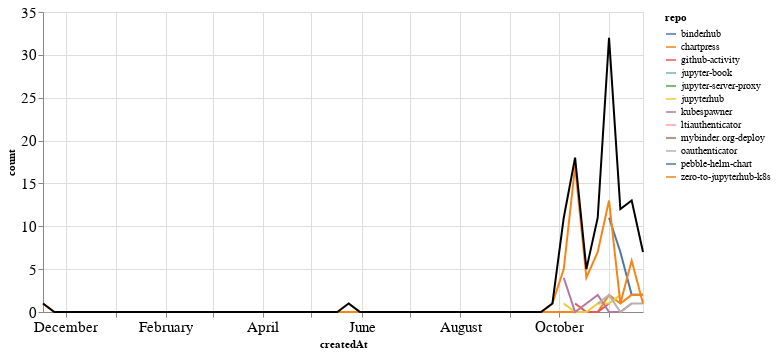

Notebook code for this chart:
### Markdown cell above
## PRs

### Code cell
prs_time = prs.groupby('repo').resample('W', on='createdAt').count()['author'].reset_index()
prs_time = prs_time.rename(columns={'author': 'count'})
prs_time_total = prs_time.groupby('createdAt').agg({"count": "sum"}).reset_index()

ch1 = alt.Chart(prs_time, width=600).mark_line().encode(
    x='createdAt',
    y='count',
    color='repo',
    tooltip="repo"
)

ch2 = alt.Chart(prs_time_total, width=600).mark_line(color="black").encode(
    x='createdAt',
    y='count',
)

ch1 + ch2

### Figure 1 — Vega-Lite specification as saved in the notebook (floating-point values rounded to 4 significant figures)
{"config": {"axisLeft": {"labelFontSize": 15}, "axisBottom": {"labelFontSize": 15}}, "layer": [{"data": {"name": "data-86d70585a5c14c3d7131f069e1869e4a"}, "mark": "line", "encoding": {"color": {"type": "nominal", "field": "repo"}, "tooltip": {"type": "nominal", "field": "repo"}, "x": {"type": "temporal", "field": "createdAt"}, "y": {"type": "quantitative", "field": "count"}}, "width": 600}, {"data": {"name": "data-fc7aafab82a8cc6b686de150b9e6e7d0"}, "mark": {"type": "line", "color": "black"}, "encoding": {"x": {"type": "temporal", "field": "createdAt"}, "y": {"type": "quantitative", "field": "count"}}, "width": 600}], "$schema": "https://vega.github.io/schema/vega-lite/v4.8.1.json", "datasets": {"data-86d70585a5c14c3d7131f069e1869e4a": [{"repo": "binderhub", "createdAt": "2020-11-01T00:00:00", "count": 11}, {"repo": "binderhub", "createdAt": "2020-11-08T00:00:00", "count": 7}, {"repo": "binderhub", "createdAt": "2020-11-15T00:00:00", "count": 2}, {"repo": "binderhub", "createdAt": "2020-11-22T00:00:00", "count": 2}, {"repo": "chartpress", "createdAt": "2019-11-17T00:00:00", "count": 1}, {"repo": "chartpress", "createdAt": "2019-11-24T00:00:00", "count": 0}, {"repo": "chartpress", "createdAt": "2019-12-01T00:00:00", "count": 0}, {"repo": "chartpress", "createdAt": "2019-12-08T00:00:00", "count": 0}, {"repo": "chartpress", "createdAt": "2019-12-15T00:00:00", "count": 0}, {"repo": "chartpress", "createdAt": "2019-12-22T00:00:00", "count": 0}, {"repo": "chartpress", "createdAt": "2019-12-29T00:00:00", "count": 0}, {"repo": "chartpress", "createdAt": "2020-01-05T00:00:00", "count": 0}, {"repo": "chartpress", "createdAt": "2020-01-12T00:00:00", "count": 0}, {"repo": "chartpress", "createdAt": "2020-01-19T00:00:00", "count": 0}, {"repo": "chartpress", "createdAt": "2020-01-26T00:00:00", "count": 0}, {"repo": "chartpress", "createdAt": "2020-02-02T00:00:00", "count": 0}, {"repo": "chartpress", "createdAt": "2020-02-09T00:00:00", "count": 0}, {"repo": "chartpress", "createdAt": "2020-02-16T00:00:00", "count": 0}, {"repo": "chartpress", "createdAt": "2020-02-23T00:00:00", "count": 0}, {"repo": "chartpress", "createdAt": "2020-03-01T00:00:00", "count": 0}, {"repo": "chartpress", "createdAt": "2020-03-08T00:00:00", "count": 0}, {"repo": "chartpress", "createdAt": "2020-03-15T00:00:00", "count": 0}, {"repo": "chartpress", "createdAt": "2020-03-22T00:00:00", "count": 0}, {"repo": "chartpress", "createdAt": "2020-03-29T00:00:00", "count": 0}, {"repo": "chartpress", "createdAt": "2020-04-05T00:00:00", "count": 0}, {"repo": "chartpress", "createdAt": "2020-04-12T00:00:00", "count": 0}, {"repo": "chartpress", "createdAt": "2020-04-19T00:00:00", "count": 0}, {"repo": "chartpress", "createdAt": "2020-04-26T00:00:00", "count": 0}, {"repo": "chartpress", "createdAt": "2020-05-03T00:00:00", "count": 0}, {"repo": "chartpress", "createdAt": "2020-05-10T00:00:00", "count": 0}, {"repo": "chartpress", "createdAt": "2020-05-17T00:00:00", "count": 0}, {"repo": "chartpress", "createdAt": "2020-05-24T00:00:00", "count": 0}, {"repo": "chartpress", "createdAt": "2020-05-31T00:00:00", "count": 0}, {"repo": "chartpress", "createdAt": "2020-06-07T00:00:00", "count": 0}, {"repo": "chartpress", "createdAt": "2020-06-14T00:00:00", "count": 0}, {"repo": "chartpress", "createdAt": "2020-06-21T00:00:00", "count": 0}, {"repo": "chartpress", "createdAt": "2020-06-28T00:00:00", "count": 0}, {"repo": "chartpress", "createdAt": "2020-07-05T00:00:00", "count": 0}, {"repo": "chartpress", "createdAt": "2020-07-12T00:00:00", "count": 0}, {"repo": "chartpress", "createdAt": "2020-07-19T00:00:00", "count": 0}, {"repo": "chartpress", "createdAt": "2020-07-26T00:00:00", "count": 0}, {"repo": "chartpress", "createdAt": "2020-08-02T00:00:00", "count": 0}, {"repo": "chartpress", "createdAt": "2020-08-09T00:00:00", "count": 0}, {"repo": "chartpress", "createdAt": "2020-08-16T00:00:00", "count": 0}, {"repo": "chartpress", "createdAt": "2020-08-23T00:00:00", "count": 0}, {"repo": "chartpress", "createdAt": "2020-08-30T00:00:00", "count": 0}, {"repo": "chartpress", "createdAt": "2020-09-06T00:00:00", "count": 0}, {"repo": "chartpress", "createdAt": "2020-09-13T00:00:00", "count": 0}, {"repo": "chartpress", "createdAt": "2020-09-20T00:00:00", "count": 0}, {"repo": "chartpress", "createdAt": "2020-09-27T00:00:00", "count": 0}, {"repo": "chartpress", "createdAt": "2020-10-04T00:00:00", "count": 0}, {"repo": "chartpress", "createdAt": "2020-10-11T00:00:00", "count": 0}, {"repo": "chartpress", "createdAt": "2020-10-18T00:00:00", "count": 0}, {"repo": "chartpress", "createdAt": "2020-10-25T00:00:00", "count": 0}, {"repo": "chartpress", "createdAt": "2020-11-01T00:00:00", "count": 2}, {"repo": "chartpress", "createdAt": "2020-11-08T00:00:00", "count": 1}, {"repo": "chartpress", "createdAt": "2020-11-15T00:00:00", "count": 2}, {"repo": "chartpress", "createdAt": "2020-11-22T00:00:00", "count": 2}, {"repo": "github-activity", "createdAt": "2020-10-11T00:00:00", "count": 1}, {"repo": "github-activity", "createdAt": "2020-10-18T00:00:00", "count": 0}, {"repo": "github-activity", "createdAt": "2020-10-25T00:00:00", "count": 0}, {"repo": "github-activity", "createdAt": "2020-11-01T00:00:00", "count": 1}, {"repo": "jupyter-book", "createdAt": "2020-10-04T00:00:00", "count": 1}, {"repo": "jupyter-server-proxy", "createdAt": "2020-11-22T00:00:00", "count": 1}, {"repo": "jupyterhub", "createdAt": "2020-10-04T00:00:00", "count": 1}, {"repo": "jupyterhub", "createdAt": "2020-10-11T00:00:00", "count": 0}, {"repo": "jupyterhub", "createdAt": "2020-10-18T00:00:00", "count": 0}, {"repo": "jupyterhub", "createdAt": "2020-10-25T00:00:00", "count": 1}, {"repo": "jupyterhub", "createdAt": "2020-11-01T00:00:00", "count": 1}, {"repo": "jupyterhub", "createdAt": "2020-11-08T00:00:00", "count": 2}, {"repo": "kubespawner", "createdAt": "2020-10-04T00:00:00", "count": 4}, {"repo": "kubespawner", "createdAt": "2020-10-11T00:00:00", "count": 0}, {"repo": "kubespawner", "createdAt": "2020-10-18T00:00:00", "count": 1}, {"repo": "kubespawner", "createdAt": "2020-10-25T00:00:00", "count": 2}, {"repo": "kubespawner", "createdAt": "2020-11-01T00:00:00", "count": 0}, {"repo": "kubespawner", "createdAt": "2020-11-08T00:00:00", "count": 0}, {"repo": "kubespawner", "createdAt": "2020-11-15T00:00:00", "count": 1}, {"repo": "ltiauthenticator", "createdAt": "2020-11-15T00:00:00", "count": 1}, {"repo": "mybinder.org-deploy", "createdAt": "2020-11-01T00:00:00", "count": 2}, {"repo": "oauthenticator", "createdAt": "2020-10-25T00:00:00", "count": 1}, {"repo": "oauthenticator", "createdAt": "2020-11-01T00:00:00", "count": 2}, {"repo": "oauthenticator", "createdAt": "2020-11-08T00:00:00", "count": 0}, {"repo": "oauthenticator", "createdAt": "2020-11-15T00:00:00", "count": 1}, {"repo": "oauthenticator", "createdAt": "2020-11-22T00:00:00", "count": 1}, {"repo": "pebble-helm-chart", "createdAt": "2020-11-08T00:00:00", "count": 1}, {"repo": "zero-to-jupyterhub-k8s", "createdAt": "2020-05-24T00:00:00", "count": 1}, {"repo": "zero-to-jupyterhub-k8s", "createdAt": "2020-05-31T00:00:00", "count": 0}, {"repo": "zero-to-jupyterhub-k8s", "createdAt": "2020-06-07T00:00:00", "count": 0}, {"repo": "zero-to-jupyterhub-k8s", "createdAt": "2020-06-14T00:00:00", "count": 0}, {"repo": "zero-to-jupyterhub-k8s", "createdAt": "2020-06-21T00:00:00", "count": 0}, {"repo": "zero-to-jupyterhub-k8s", "createdAt": "2020-06-28T00:00:00", "count": 0}, {"repo": "zero-to-jupyterhub-k8s", "createdAt": "2020-07-05T00:00:00", "count": 0}, {"repo": "zero-to-jupyterhub-k8s", "createdAt": "2020-07-12T00:00:00", "count": 0}, {"repo": "zero-to-jupyterhub-k8s", "createdAt": "2020-07-19T00:00:00", "count": 0}, {"repo": "zero-to-jupyterhub-k8s", "createdAt": "2020-07-26T00:00:00", "count": 0}, {"repo": "zero-to-jupyterhub-k8s", "createdAt": "2020-08-02T00:00:00", "count": 0}, {"repo": "zero-to-jupyterhub-k8s", "createdAt": "2020-08-09T00:00:00", "count": 0}, {"repo": "zero-to-jupyterhub-k8s", "createdAt": "2020-08-16T00:00:00", "count": 0}, {"repo": "zero-to-jupyterhub-k8s", "createdAt": "2020-08-23T00:00:00", "count": 0}, {"repo": "zero-to-jupyterhub-k8s", "createdAt": "2020-08-30T00:00:00", "count": 0}, {"repo": "zero-to-jupyterhub-k8s", "createdAt": "2020-09-06T00:00:00", "count": 0}, {"repo": "zero-to-jupyterhub-k8s", "createdAt": "2020-09-13T00:00:00", "count": 0}, {"repo": "zero-to-jupyterhub-k8s", "createdAt": "2020-09-20T00:00:00", "count": 0}, {"repo": "zero-to-jupyterhub-k8s", "createdAt": "2020-09-27T00:00:00", "count": 1}, {"repo": "zero-to-jupyterhub-k8s", "createdAt": "2020-10-04T00:00:00", "count": 5}, {"repo": "zero-to-jupyterhub-k8s", "createdAt": "2020-10-11T00:00:00", "count": 17}, {"repo": "zero-to-jupyterhub-k8s", "createdAt": "2020-10-18T00:00:00", "count": 4}, {"repo": "zero-to-jupyterhub-k8s", "createdAt": "2020-10-25T00:00:00", "count": 7}, {"repo": "zero-to-jupyterhub-k8s", "createdAt": "2020-11-01T00:00:00", "count": 13}, {"repo": "zero-to-jupyterhub-k8s", "createdAt": "2020-11-08T00:00:00", "count": 1}, {"repo": "zero-to-jupyterhub-k8s", "createdAt": "2020-11-15T00:00:00", "count": 6}, {"repo": "zero-to-jupyterhub-k8s", "createdAt": "2020-11-22T00:00:00", "count": 1}], "data-fc7aafab82a8cc6b686de150b9e6e7d0": [{"createdAt": "2019-11-17T00:00:00", "count": 1}, {"createdAt": "2019-11-24T00:00:00", "count": 0}, {"createdAt": "2019-12-01T00:00:00", "count": 0}, {"createdAt": "2019-12-08T00:00:00", "count": 0}, {"createdAt": "2019-12-15T00:00:00", "count": 0}, {"createdAt": "2019-12-22T00:00:00", "count": 0}, {"createdAt": "2019-12-29T00:00:00", "count": 0}, {"createdAt": "2020-01-05T00:00:00", "count": 0}, {"createdAt": "2020-01-12T00:00:00", "count": 0}, {"createdAt": "2020-01-19T00:00:00", "count": 0}, {"createdAt": "2020-01-26T00:00:00", "count": 0}, {"createdAt": "2020-02-02T00:00:00", "count": 0}, {"createdAt": "2020-02-09T00:00:00", "count": 0}, {"createdAt": "2020-02-16T00:00:00", "count": 0}, {"createdAt": "2020-02-23T00:00:00", "count": 0}, {"createdAt": "2020-03-01T00:00:00", "count": 0}, {"createdAt": "2020-03-08T00:00:00", "count": 0}, {"createdAt": "2020-03-15T00:00:00", "count": 0}, {"createdAt": "2020-03-22T00:00:00", "count": 0}, {"createdAt": "2020-03-29T00:00:00", "count": 0}, {"createdAt": "2020-04-05T00:00:00", "count": 0}, {"createdAt": "2020-04-12T00:00:00", "count": 0}, {"createdAt": "2020-04-19T00:00:00", "count": 0}, {"createdAt": "2020-04-26T00:00:00", "count": 0}, {"createdAt": "2020-05-03T00:00:00", "count": 0}, {"createdAt": "2020-05-10T00:00:00", "count": 0}, {"createdAt": "2020-05-17T00:00:00", "count": 0}, {"createdAt": "2020-05-24T00:00:00", "count": 1}, {"createdAt": "2020-05-31T00:00:00", "count": 0}, {"createdAt": "2020-06-07T00:00:00", "count": 0}, {"createdAt": "2020-06-14T00:00:00", "count": 0}, {"createdAt": "2020-06-21T00:00:00", "count": 0}, {"createdAt": "2020-06-28T00:00:00", "count": 0}, {"createdAt": "2020-07-05T00:00:00", "count": 0}, {"createdAt": "2020-07-12T00:00:00", "count": 0}, {"createdAt": "2020-07-19T00:00:00", "count": 0}, {"createdAt": "2020-07-26T00:00:00", "count": 0}, {"createdAt": "2020-08-02T00:00:00", "count": 0}, {"createdAt": "2020-08-09T00:00:00", "count": 0}, {"createdAt": "2020-08-16T00:00:00", "count": 0}, {"createdAt": "2020-08-23T00:00:00", "count": 0}, {"createdAt": "2020-08-30T00:00:00", "count": 0}, {"createdAt": "2020-09-06T00:00:00", "count": 0}, {"createdAt": "2020-09-13T00:00:00", "count": 0}, {"createdAt": "2020-09-20T00:00:00", "count": 0}, {"createdAt": "2020-09-27T00:00:00", "count": 1}, {"createdAt": "2020-10-04T00:00:00", "count": 11}, {"createdAt": "2020-10-11T00:00:00", "count": 18}, {"createdAt": "2020-10-18T00:00:00", "count": 5}, {"createdAt": "2020-10-25T00:00:00", "count": 11}, {"createdAt": "2020-11-01T00:00:00", "count": 32}, {"createdAt": "2020-11-08T00:00:00", "count": 12}, {"createdAt": "2020-11-15T00:00:00", "count": 13}, {"createdAt": "2020-11-22T00:00:00", "count": 7}]}}
